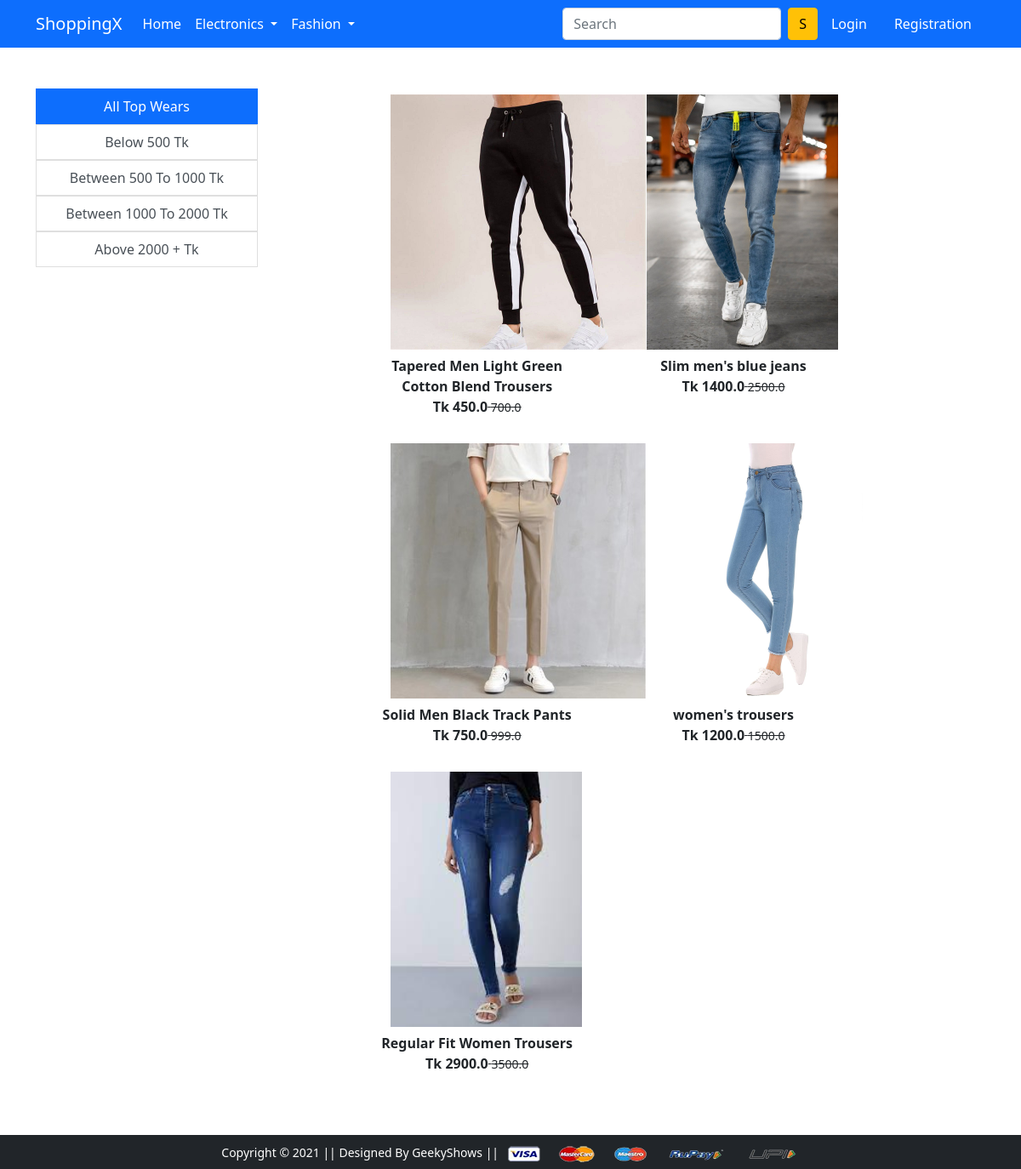
The app's page /bottomwear/ with its own data.
### app/models.py (models this page shows, shortened)
class Product(models.Model):
    title = models.CharField(max_length=100)
    selling_price = models.FloatField()
    discount_price = models.FloatField()
    description = models.TextField()
    brand = models.CharField(max_length=100)
    category = models.CharField(choices=CATEGORY_CHOICE, max_length=2)
    product_image = models.ImageField(upload_to='productimg')

### app/views.py (the view)
# urls.py: path('bottomwear/', views.BottomWear, name='bottomwear'),
def BottomWear(request, data=None):
    total_cart = 0
    bottomwears = Product.objects.filter(category='BW')
    if data is None:
        bottomwears = Product.objects.filter(category='BW')
    elif data == 'below':
        bottomwears = Product.objects.filter(category='BW').filter(discount_price__lt=500)
    elif data == 'between_500_to_1000':
        bottomwears = Product.objects.filter(category='BW').filter(discount_price__gt=500, discount_price__lt=1000)
    elif data == 'between_1000_to_2000':
        bottomwears = Product.objects.filter(category='BW').filter(discount_price__gt=1000, discount_price__lt=2000)
    elif data == 'above':
        bottomwears = Product.objects.filter(category='BW').filter(discount_price__gt=2000)
    if request.user.is_authenticated:
        total_cart += len(Cart.objects.filter(user=request.user))
    context = {
        'bottomwears': bottomwears,
        'total_cart':total_cart
    }
    return render(request, 'app/bottom_wear.html', context)

### app/templates/app/bottom_wear.html (shortened to what this page needs)
{% extends 'app/base.html' %}
{% load static %}
{% block main-content %}
<div class="container my-5">
 <div class="row">
  <div class="col-sm-3">
   <div class="list-group text-center">
       <a style="text-decoration: none" href="{% url 'bottomwear' %}"><button type="button" class="list-group-item list-group-item-action {% if request.path == '/bottomwear/' %} active {% endif %}" aria-current="true">
          All Top Wears
        </button></a>
    <a style="text-decoration: none" href="{% url 'bottomwearData' 'below' %}"><button type="button" class="list-group-item list-group-item-action {% if request.path == '/bottomwear/below/' %} active {% endif %}">Below 500 Tk</button></a>
    <a style="text-decoration: none" href="{% url 'bottomwearData' 'between_500_to_1000' %}"><button type="button" class="list-group-item list-group-item-action {% if request.path == '/bottomwear/between_500_to_1000/' %} active {% endif %}">Between 500 To 1000 Tk</button></a>
    <a style="text-decoration: none" href="{% url 'bottomwearData' 'between_1000_to_2000' %}"><button type="button" class="list-group-item list-group-item-action {% if request.path == '/bottomwear/between_1000_to_2000/' %} active {% endif %}">Between 1000 To 2000 Tk</button></a>
    <a style="text-decoration: none" href="{% url 'bottomwearData' 'above' %}"><button type="button" class="list-group-item list-group-item-action {% if request.path == '/bottomwear/above/' %} active {% endif %}">Above 2000 + Tk</button></a>
    </div>
   </div>
  <div class="col-sm-8 offset-sm-1">
   <div class="row">
       {% for b in bottomwears %}
    <div class="col-sm-4 text-center mb-4 mx-4">
       <div class="item">
           <a href="{% url 'product-detail' b.id %}" class="btn">
          <img src="{{b.product_image.url}}" alt="" height="300">
             </a>
         <div class="fw-bold">{{b.title}}</div>
        <div class="fw-bold">Tk {{b.discount_price}}<small class="fw-light text-decoration-line-through"> {{b.selling_price}}</small></div>
     </div>
    </div>
        {%  endfor %}
   </div>
  </div>
 </div>
</div>
{% endblock main-content %}

### records on screen
Product: product_image (picture), title "Tapered Men Light Green Cotton Blend Trousers", discount_price "450.0", selling_price "700.0"
Product: product_image (picture), title "Slim men's blue jeans", discount_price "1400.0", selling_price "2500.0"
Product: product_image (picture), title "Solid Men Black Track Pants", discount_price "750.0", selling_price "999.0"
Product: product_image (picture), title "women's trousers", discount_price "1200.0", selling_price "1500.0"
Product: product_image (picture), title "Regular Fit Women Trousers", discount_price "2900.0", selling_price "3500.0"
